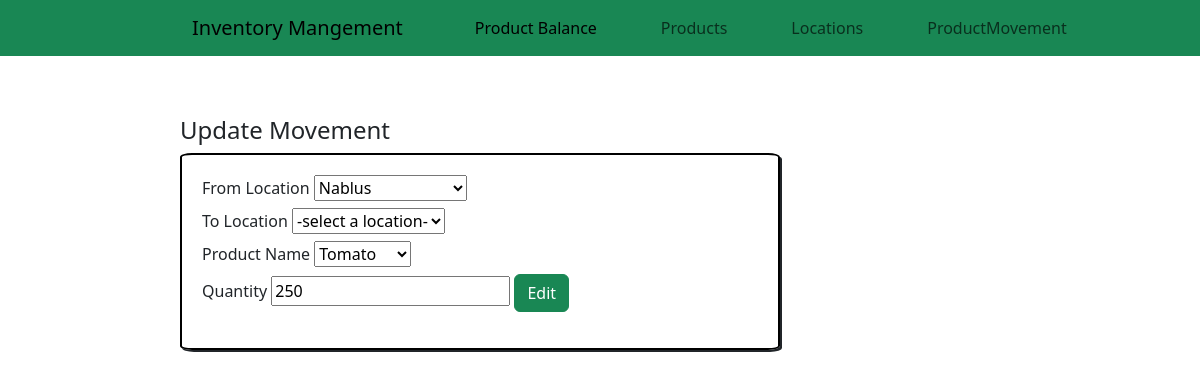
The app's page /updateMovement/1 with its own data.
### Inv.py (models this page shows, shortened)
class ProductMovement(db.Model) :
    movement_id=db.Column(db.Integer, primary_key=True , nullable = False)
    timestamp = db.Column(db.DateTime(timezone=True),server_default=func.now())
    from_location = db.Column(db.Integer, db.ForeignKey('location.location_id'), nullable = True)
    to_location = db.Column(db.Integer, db.ForeignKey('location.location_id'), nullable = True)
    product_id = db.Column(db.String(200), db.ForeignKey('product.product_id'))
    location_from = db.relationship('Location', foreign_keys=from_location)
    location_to  = db.relationship('Location', foreign_keys=to_location)
    qty = db.Column(db.Integer)

class Location(db.Model) :
    location_id=db.Column(db.String(200), primary_key=True , nullable = False)
    created_at = db.Column(db.DateTime(timezone=True),server_default=func.now())

class Product(db.Model) :
    product_id=db.Column(db.String(200), primary_key=True , nullable = False)
    created_at = db.Column(db.DateTime(timezone=True),server_default=func.now())
    product_movement = db.relationship('ProductMovement', backref='productsMov')

### Inv.py (the view)
@app.route('/updateMovement/<movement_id>')
def updateMovement(movement_id):
    movement = ProductMovement.query.get(movement_id)
    all_location=Location.query.all()
    all_product=Product.query.all()
    return render_template("updateMovement.html",movement=movement,all_location=all_location,all_product=all_product)

### templates/updateMovement.html (shortened to what this page needs)
<!DOCTYPE html>
<html lang="en">
<head>
    <link href="https://cdn.jsdelivr.net/npm/bootstrap@5.3.0-alpha1/dist/css/bootstrap.min.css" rel="stylesheet">
    <link rel="stylesheet" type="text/css" href="{{ url_for('static', filename='css/style.css') }}">
</head>
<body>
    <nav class="navbar navbar-expand-lg bg-success">
        <div class="container-fluid mer">
          <a class="navbar-brand" href="#">Inventory Mangement</a>
          <div class="collapse navbar-collapse" id="navbarNavDropdown">
            <ul class="navbar-nav">
              <li class="nav-item me-5 ms-5">
                <a class="nav-link active" aria-current="page" href="/">Product Balance</a>
              </li>
              <li class="nav-item me-5">
                <a class="nav-link" href="/product">Products</a>
              </li>
              <li class="nav-item me-5">
                <a class="nav-link" href="/locations">Locations</a>
              </li>
              <li class="nav-item me-5">
                <a class="nav-link" href="/movement">ProductMovement </a>
              </li>
            </ul>
          </div>
        </div>
      </nav>
     <h4 class="marginTopAndLeft">Update  Movement</h4>
    <form class="formAdd" action='/updateMovement/{{movement.movement_id}}' method='post'>
        <div class="mb-3">
          <label for="from_location" class="form-label">From Location</label>
          <select name="fromLocation" id="from_location" class="col-form-control">
            {% for i in all_location %}
            <option value="{{i.location_id}}" {% if i.location_id == movement.from_location %} selected {% endif %}>{{i.location_id}}</option>
            {% endfor %}
         </select>
         <br>
         <label for="to_location" class="form-label">To Location</label>
        <select name="toLocation" id="to_location" class="col-form-control">
            <option value="" >-select a location-</option>
         </select>
         <br>
         <label for="product_id" class="form-label">Product Name</label>
         <select name="product_id" id="product_id" class="col-form-control">
            {% for i in all_product %}
            <option value="{{i.product_id}}" {% if i.product_id == movement.product_id %} selected {% endif %}>{{i.product_id}}</option>
            {% endfor %}
         </select>
         <br>
         <label for="addQty" class="form-label">Quantity</label>
         <input type="number" class="col-form-control" id="addQty"  name='quantity' value="{{movement.qty}}">
        <button type="submit" class="btn btn-success">Edit</button>
        </div>
      </form>
</body>
</html>

### static/css/style.css (style rules this page uses)
.mer { margin-left:15%; }
.marginTopAndLeft { margin-left:15%; margin-top:5%; }
.formAdd { margin-left:15%; border: 2px solid black; padding: 20px; width: 50%; border-radius: 2%; box-shadow:2px 2px; }

### records on screen
ProductMovement: fromLocation "Nablus", product_id "Tomato", quantity "250"
